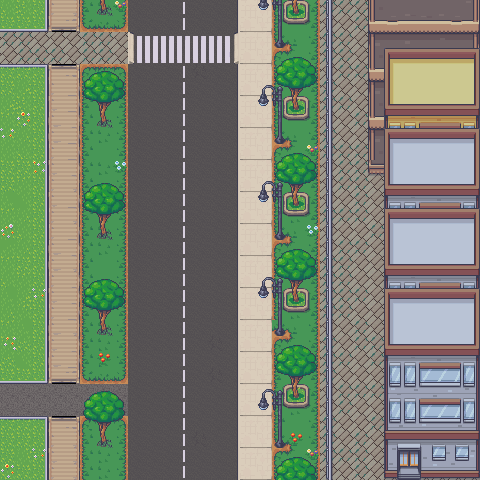

The image is a tile-based game level rendered from a .tmx file. Its description and source (layers, tilesets, objects; grid data summarised) follow:
An orthogonal 30x30 tile map with 16x16 px tiles, 5 tile layers (terrain, flower_grass, main_object, street_light, ...), 2 hidden layers not drawn, 2 tilesets.

<map version="1.10" tiledversion="1.10.1" orientation="orthogonal" renderorder="right-down" width="30" height="30" tilewidth="16" tileheight="16" infinite="0" nextlayerid="9" nextobjectid="1">
 <tileset firstgid="1" source="../tilesets/Modern_Exteriors_Complete_Tileset.tsx" />
 <tileset firstgid="41713" source="../tilesets/event_tileset.tsx" />
 <layer id="1" name="terrain" width="30" height="30">
  <data>[900 cells, 900 non-empty, 67 distinct tile ids]</data>
 </layer>
 <layer id="6" name="flower_grass" width="30" height="30">
  <data>[900 cells, 15 non-empty, 8 distinct tile ids]</data>
 </layer>
 <layer id="3" name="main_object" width="30" height="30">
  <data>[900 cells, 344 non-empty, 155 distinct tile ids]</data>
 </layer>
 <layer id="4" name="street_light" width="30" height="30">
  <data>[900 cells, 28 non-empty, 6 distinct tile ids]</data>
 </layer>
 <objectgroup id="8" name="playerLayer" />
 <layer id="7" name="top" width="30" height="30">
  <data>[900 cells, 98 non-empty, 23 distinct tile ids]</data>
 </layer>
 <layer id="2" name="obj" width="30" height="30" visible="0">
  <data>[900 cells, 30 non-empty, 4 distinct tile ids]</data>
 </layer>
 <layer id="5" name="collision" width="30" height="30" visible="0" opacity="0.5">
  <data>[900 cells, 104 non-empty, 1 distinct tile ids]</data>
 </layer>
</map>
